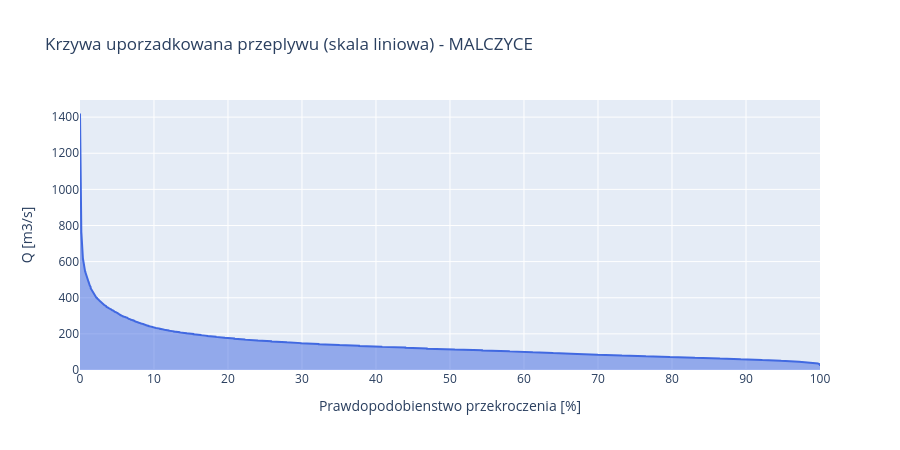

Notebook code cell kept with this figure:
### Markdown cell above
**Prompt do LLM:**
> *"Napisz kod rysujący tę samą FDC ale w skali liniowej, z wypełnieniem pod krzywą (fill='tozeroy' w plotly Scatter)."*

**Użyte moduły/funkcje:** `plotly.graph_objects.Scatter(fill='tozeroy')` — wypelnienie do osi X

### Code cell
# FDC w skali liniowej
fig = go.Figure()
fig.add_trace(go.Scatter(
    x=fdc['exceedance_pct'], y=fdc['discharge_m3s'],
    mode='lines', name='FDC', fill='tozeroy',
    line=dict(color='royalblue', width=2),
))
fig.update_layout(
    title=f'Krzywa uporzadkowana przeplywu (skala liniowa) - {name}',
    xaxis_title='Prawdopodobienstwo przekroczenia [%]',
    yaxis_title='Q [m3/s]',
    height=450,
)
fig.show()

### Figure 1 — Plotly figure (JSON) as saved in the notebook; plotly's stock layout.template omitted (floating-point values rounded to 4 significant figures; data arrays with more than 128 entries replaced by an {"elided": "..."} marker saying what was removed)
{"data": [{"fill": "tozeroy", "line": {"color": "royalblue", "width": 2}, "mode": "lines", "name": "FDC", "type": "scatter", "x": {"elided": "14975 float values"}, "y": {"elided": "14975 float values"}}], "layout": {"height": 450, "title": {"text": "Krzywa uporzadkowana przeplywu (skala liniowa) - MALCZYCE"}, "xaxis": {"title": {"text": "Prawdopodobienstwo przekroczenia [%]"}}, "yaxis": {"title": {"text": "Q [m3/s]"}}}}
